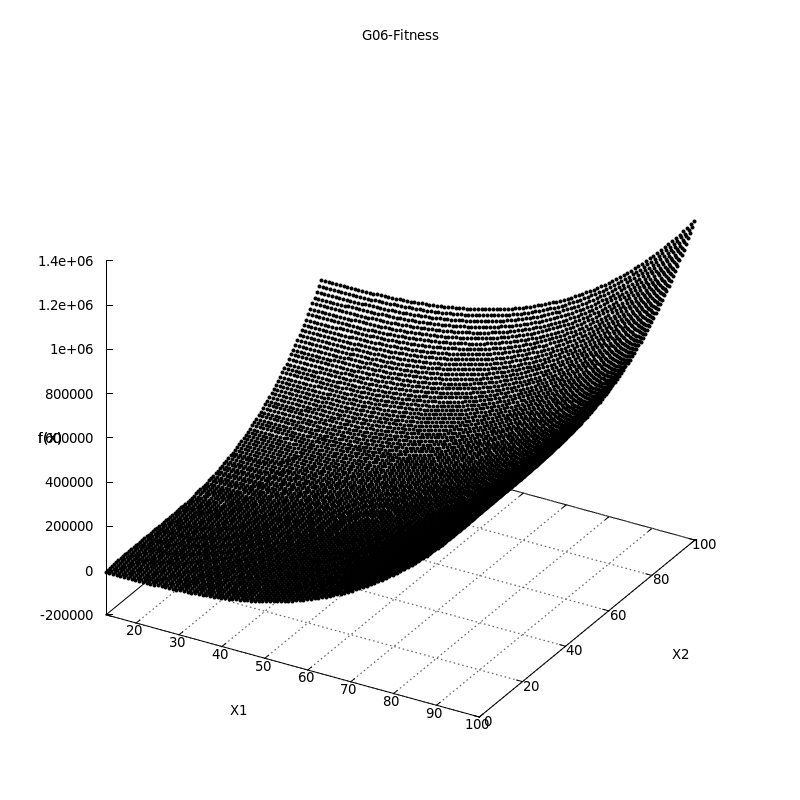

Write gnuplot code to recreate this figure.
set terminal pngcairo size 800,800 enhanced font 'Verdana,10'
set output "Fitness.png"
set title "G06-Fitness"
#
set yrange [0:100]
set xrange [13:100]
set xlabel "X1"
set ylabel "X2"
set zlabel "f(X)"
set grid ytics lt 0 lw 2 lc rgb "#666666"
set grid xtics lt 0 lw 2 lc rgb "#666666"
#
set ticslevel 0
#
splot "Fitness.dat" using 1:2:3 title '' pt 7 ps 0.5 lt 0
